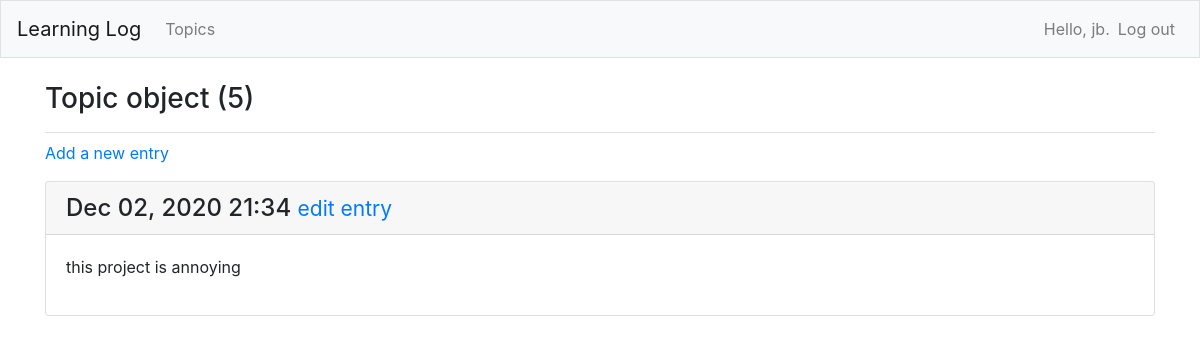
/topics/5/ (signed in), run on the app's committed database.
### learning_logs/models.py (models this page shows, shortened)
class Topic(models.Model):
    text = models.CharField(max_length=200)
    date_added = models.DateTimeField(auto_now_add=True)
    owner = models.ForeignKey(User, on_delete=models.CASCADE)

class Entry(models.Model):
    topic = models.ForeignKey(Topic, on_delete=models.CASCADE)
    text = models.TextField()
    date_added = models.DateTimeField(auto_now_add=True)
    class Meta:
        verbose_name_plural = 'entries'

### learning_logs/views.py (the view)
# urls.py: path('topics/<int:topic_id>/', views.topic, name="topic"),
@login_required
def topic(request, topic_id):
    topic = Topic.objects.get(id=topic_id)
    if topic.owner != request.user:
        raise Http404
    entries = topic.entry_set.order_by("-date_added") # desc order (-)
    context = {'topic': topic, 'entries': entries}
    return render(request,'learning_logs/topic.html', context)

### learning_logs/templates/learning_logs/topic.html
{% extends "learning_logs/base.html" %}
{% block page_header %}
    <h3>{{ topic }}</h3>
{% endblock page_header %}
{% block content %}
    <p>
        <a href="{% url 'learning_logs:new_entry' topic.id %}">Add a new entry</a>
    </p>
    {% for e in entries %}
        <div class="card mb-3">
            <h4 class="card-header">
                {{ e.date_added|date:'M d, Y H:i' }}
                <small><a href="{% url 'learning_logs:edit_entry' e.id %}">
                    edit entry</a></small>
            </h4>
            <div class="card-body">
                {{ e.text|linebreaks }}
            </div>
        </div>
    {% empty %}
        <p>There are no entries for this topic yet.</p>
    {% endfor %}
{% endblock content %}

### learning_logs/templates/learning_logs/base.html (shortened to what this page needs)
{% load bootstrap4 %}
<!doctype html>
<html lang="en">
<head>
{% bootstrap_css %}
</head>
<body>
    <nav class="navbar navbar-expand-md navbar-light bg-light mb-4 border">
        <a class="navbar-brand" href="{% 'learning_logs:index' %"}>
            Learning Log</a>
        <div class="collapse navbar-collapse" id="navbarCollapse">
            <ul class="navbar-nav mr-auto">
                <li class="nav-item">
                    <a class="nav-link" href="{% url 'learning_logs:topics'%}">
                        Topics</a></li>
            </ul>
            <ul class="navbar-nav ml-auto">
                {% if user.is_authenticated %}
                    <li class="nav-item">
                        <span class="navbar-text">Hello, {{ user.username }}.</span>
                    </li>
                    <li class="nav-item">
                        <a class="nav-link" href="{% url 'users:logout' %}">Log out</a>
                    </li>
                {% else %}
                    <li class="nav-item">
                        <a class="nav-link" href="{% url 'users:register' %}">Register</a>
                    </li>
                    <li class="nav-item" href="{% url 'users:login' %}">Log in</a></li>
                {% endif %}
            </ul>
        </div>
    </nav>
    <main role="main" class="container">
        <div class="pb-2 mb-2 border-bottom">
            {% block page_header %}{% endblock page_header %}
        </div>
        <div>
            {% block content %}{% endblock content %}
        </div>
    </main>
</body>
</html>

### data on the page
Topic: id "Topic object (5)"
Entry: date_added "Dec 02, 2020 21:34", text "this project is annoying"

### other printed values
{{ user.username }} "jb"
